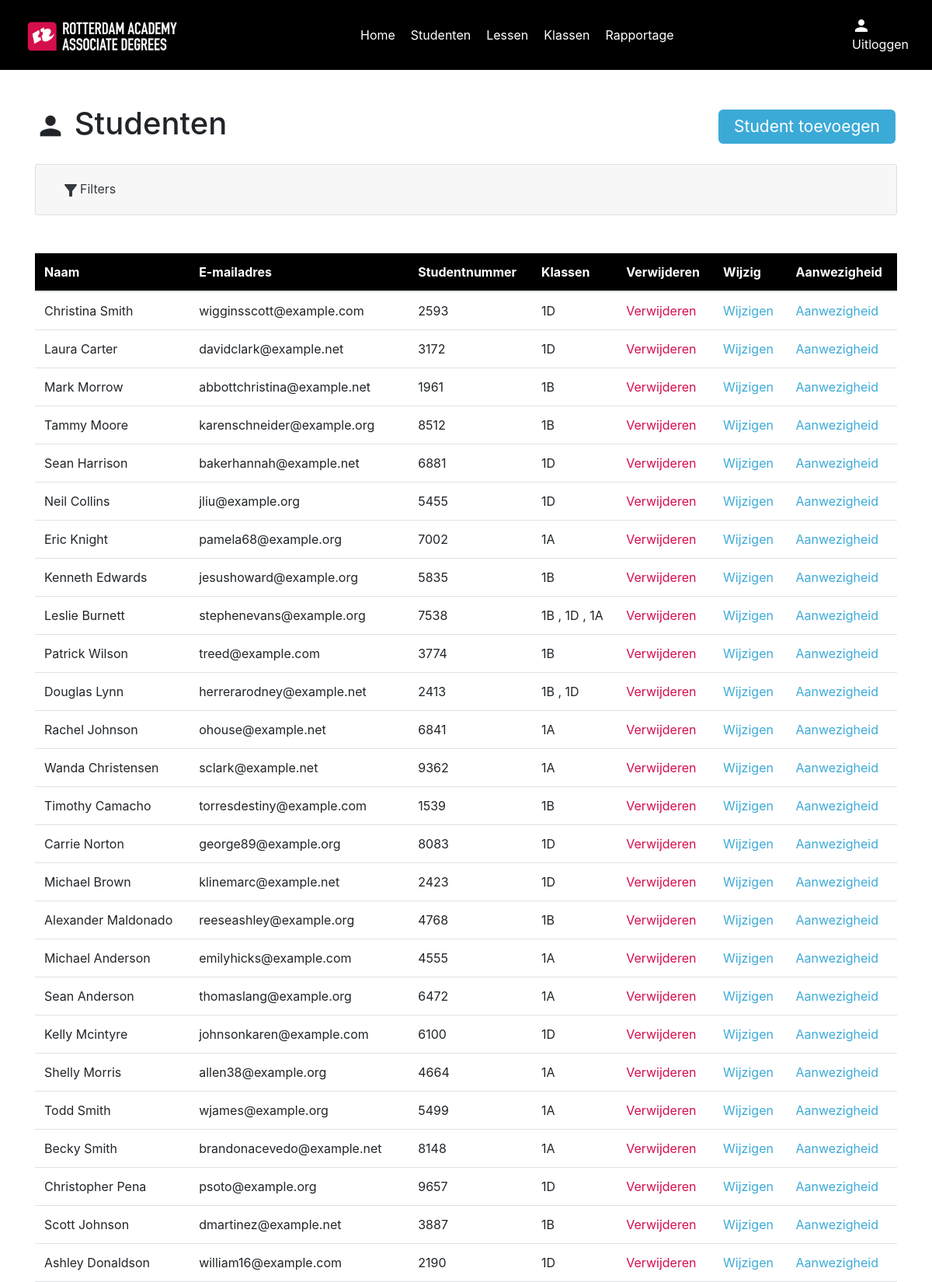
The page /studenten_overzicht (upper part) on the database its author committed.
### models/studentModel.py (models this page shows)
class Student(UserMixin, db.Model):
    id = db.Column(db.Integer, primary_key=True)
    name = db.Column(db.String(100), nullable=False)
    email = db.Column(db.String(100), nullable=False)
    password = db.Column(db.String(255), nullable=True)
    student_number = db.Column(db.Integer, nullable=True)
    classes = relationship('StudentClass', backref=db.backref('student_record', lazy=True, cascade='all, delete'))
    def to_dict(self):
        return {
            'id': self.id,
            'name': self.name,
            'email': self.email,
            'password': self.password,
            'student_number': self.student_number,
            'classes': [{'id': c.class_id,
                         'name': c.classes.name if c.classes else None
                         } for c in self.classes]
        }

### models/classModel.py (models this page shows)
class Class(db.Model):
    id = db.Column(db.Integer, primary_key=True)
    name = db.Column(db.String(100), nullable=False)
    student_classes = db.relationship('StudentClass', backref=db.backref('student', lazy=True))
    lessons = db.relationship('LessonClass', backref=db.backref('classes', lazy=True))
    def to_dict(self):
        return {
            'id': self.id,
            'name': self.name,
            'students': [{'id': s.student_id,
                          'name': s.student.name
                          } for s in self.student_classes],
        }

### routes/studentRoutes.py (the view)
    @app.route("/studenten_overzicht")
    def students_index():
        students = StudentController.get_all_students()
        classes = ClassController.get_all_classes()
        return render_template(
            "students/index.html", students=students, classes=classes
        )

### controllers/classController.py (called while the page is built)
    @staticmethod
    def get_all_classes():
        classes = Class.query.all()
        class_dict = [class_.to_dict() for class_ in classes]
        return class_dict

### controllers/studentController.py (called while the page is built)
    @staticmethod
    def get_all_students():
        students = Student.query.all()
        students_dict = [student.to_dict() for student in students]
        return students_dict

### templates/students/index.html (shortened to what this page needs)
{% include "layout.html" %}
{% block content %}
{% include "navigation.html" %}
<div class="container students">
    <div class="index" id="students">
        <div class="top-content">
            <h1><span class="material-icons" style="font-size: 40px;">person</span> Studenten</h1>
            <a href="#" class="button" id="btnCreate" data-toggle="modal" data-target="#studentModalCreate">Student toevoegen</a>
        </div>
        <div class="accordion mb-5" id="filterAccordion">
            <div class="card">
              <div class="card-header" id="filterAccordionHeader">
                <h2 class="mb-0">
                  <button class="btn btn-link btn-block text-left text-dark" type="button" data-toggle="collapse" data-target="#collapseOne" aria-expanded="true" aria-controls="collapseOne">
                    <span class="material-icons">filter_alt</span>Filters
                  </button>
                </h2>
              </div>
            </div>
        </div>
        <table class="table">
            <thead style="background-color: black; color: #fff;">
            <tr>
                <th scope="Name">Naam</th>
                <th scope="Date">E-mailadres</th>
                <th scope="Starttime">Studentnummer</th>
                <th scope="Classes">Klassen</th>
                <th scope="Delete">Verwijderen</th>
                <th scope="Change">Wijzig</th>
                <th scope="Change">Aanwezigheid</th>
            </tr>
            </thead>
            <tbody>
            {% for student in students %}
            <tr>
                <td>{{ student.name }}</td>
                <td>{{ student.email }}</td>
                <td>{{ student.student_number }}</td>
                <td>
                    {% for class in student.classes %}
                    {{ class.name }}
                    {% if not loop.last %}, {% endif %}
                    {% endfor %}
                </td>
                <td><a href="#" class="red showDeleteRowModal" data-id="{{ student.id }}" data-toggle="modal" data-target="#deleteRowConfirmation">Verwijderen</a></td>
                <td><a href="#" class="blue" data-id="{{ student.id }}" id="btnEdit" data-toggle="modal" data-target="#studentModalUpdate">Wijzigen</a></td>
                <td><a href="/students/{{ student.student_number }}/aanwezigheid" class="blue">Aanwezigheid</a></td>
            </tr>
            {% endfor %}
            </tbody>
        </table>
    </div>
</div>
{% endblock %}

### static/css/style.css (style rules this page uses)
:root { --black: #000; --white: #fff; --racRed: #D30E4C; --racBlue: #3CAAD7; --textColor: #272727; }
.container { position: relative; top: 90px; }
.button { background-color: var(--racBlue); border: none; color: var(--white); padding: 6px 20px; text-align: center; display: inline-block; font-size: 21px; margin: 4px 2px; border-radius: 6px; }
.red { color: var(--racRed) !important; }
.blue { color: var(--racBlue) !important; }
.index .top-content { display: flex; justify-content: space-between; align-items: center; margin: 45px 0 20px 0; }
.material-icons { vertical-align: middle; }

### rows shown on the page
Student: name "Christina Smith", email "wigginsscott@example.com", student_number "2593"
Class: name "1D"
Student: name "Laura Carter", email "davidclark@example.net", student_number "3172"
Student: name "Mark Morrow", email "abbottchristina@example.net", student_number "1961"
Class: name "1B"
Student: name "Tammy Moore", email "karenschneider@example.org", student_number "8512"
Student: name "Sean Harrison", email "bakerhannah@example.net", student_number "6881"
Student: name "Neil Collins", email "jliu@example.org", student_number "5455"
Student: name "Eric Knight", email "pamela68@example.org", student_number "7002"
Class: name "1A"
Student: name "Kenneth Edwards", email "jesushoward@example.org", student_number "5835"
Student: name "Leslie Burnett", email "stephenevans@example.org", student_number "7538"
Student: name "Patrick Wilson", email "treed@example.com", student_number "3774"
Student: name "Douglas Lynn", email "herrerarodney@example.net", student_number "2413"
Student: name "Rachel Johnson", email "ohouse@example.net", student_number "6841"
Student: name "Wanda Christensen", email "sclark@example.net", student_number "9362"
Student: name "Timothy Camacho", email "torresdestiny@example.com", student_number "1539"
Student: name "Carrie Norton", email "george89@example.org", student_number "8083"
Student: name "Michael Brown", email "klinemarc@example.net", student_number "2423"
Student: name "Alexander Maldonado", email "reeseashley@example.org", student_number "4768"
Student: name "Michael Anderson", email "emilyhicks@example.com", student_number "4555"
Student: name "Sean Anderson", email "thomaslang@example.org", student_number "6472"
Student: name "Kelly Mcintyre", email "johnsonkaren@example.com", student_number "6100"
Student: name "Shelly Morris", email "allen38@example.org", student_number "4664"
Student: name "Todd Smith", email "wjames@example.org", student_number "5499"
Student: name "Becky Smith", email "brandonacevedo@example.net", student_number "8148"
Student: name "Christopher Pena", email "psoto@example.org", student_number "9657"
Student: name "Scott Johnson", email "dmartinez@example.net", student_number "3887"
Student: name "Ashley Donaldson", email "william16@example.com", student_number "2190"
